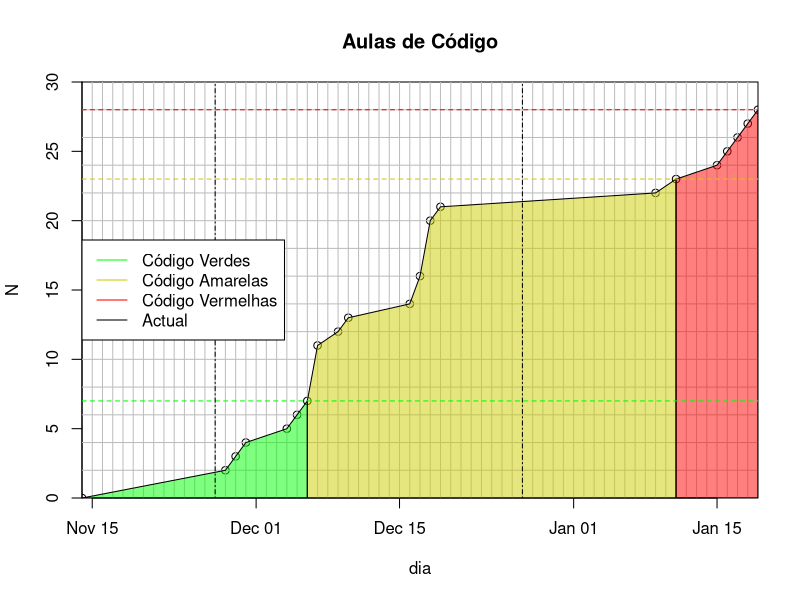

R code for this plot:
df <- read.csv(file.path("data", "aulas.csv"))

dias <- c(
  as.Date("2023-11-14"),
  as.Date(df$dia[df$codigo > 0])
)
codigo <- cumsum(c(0, df$codigo[df$codigo > 0]))

min_dias <- min(dias)
max_dias <- max(dias)
max_codigo <- max(codigo)
diff_dias <- as.numeric(difftime(max_dias, min_dias, unit = "days"))


png(file.path("res", "codigo.png"),
  width = 8, height = 8, units = "cm",
  res = 2048, pointsize = 4
)

plot(
  dias, codigo,
  ylim = c(0, 30), xaxs = "i", yaxs = "i",
  xlab = "dia", ylab = "N", main = "Aulas de Código"
)

grid(nx = diff_dias, ny = 15, lty = 1, col = "gray", lwd = 1)

# Linhas do código
a <- min_dias
x <- dias[codigo < 8]
b <- max(x)
y <- codigo[codigo < 8]
polygon(
  x = c(a, x, b),
  y = c(0, y, 0),
  col = adjustcolor("green", alpha.f = 0.5)
)
if (max_codigo >= 7) {
  a <- b
  x <- dias[codigo > 7 & codigo < 24]
  b <- max(x)
  y <- codigo[codigo > 7 & codigo < 24]
  polygon(
    x = c(a, a, x, b),
    y = c(0, 7, y, 0),
    col = adjustcolor("yellow3", alpha.f = 0.5)
  )
  if (max_codigo > 23) {
    a <- b
    x <- dias[codigo > 23]
    b <- max(x)
    y <- codigo[codigo > 23]
    polygon(
      x = c(a, a, x, b),
      y = c(0, 23, y, 0),
      col = adjustcolor("red", alpha.f = 0.5)
    )
  }
}


# linhas guia
abline(h = 7, col = "green", lty = 2)
abline(h = 23, col = "yellow3", lty = 2)
abline(h = 28, col = "red", lty = 2)

abline(v = as.Date(Sys.Date()), col = "black")
abline(v = as.Date("2023-11-27"), col = "black", lty = 4)
abline(v = as.Date("2023-12-27"), col = "black", lty = 4)
abline(v = as.Date("2024-01-27"), col = "black", lty = 4)

legend(
  x = "left",
  legend = c("Código Verdes", "Código Amarelas", "Código Vermelhas", "Actual"),
  col = c("green", "yellow3", "red", "black"),
  lty = 1,
  lwd = 1
)
